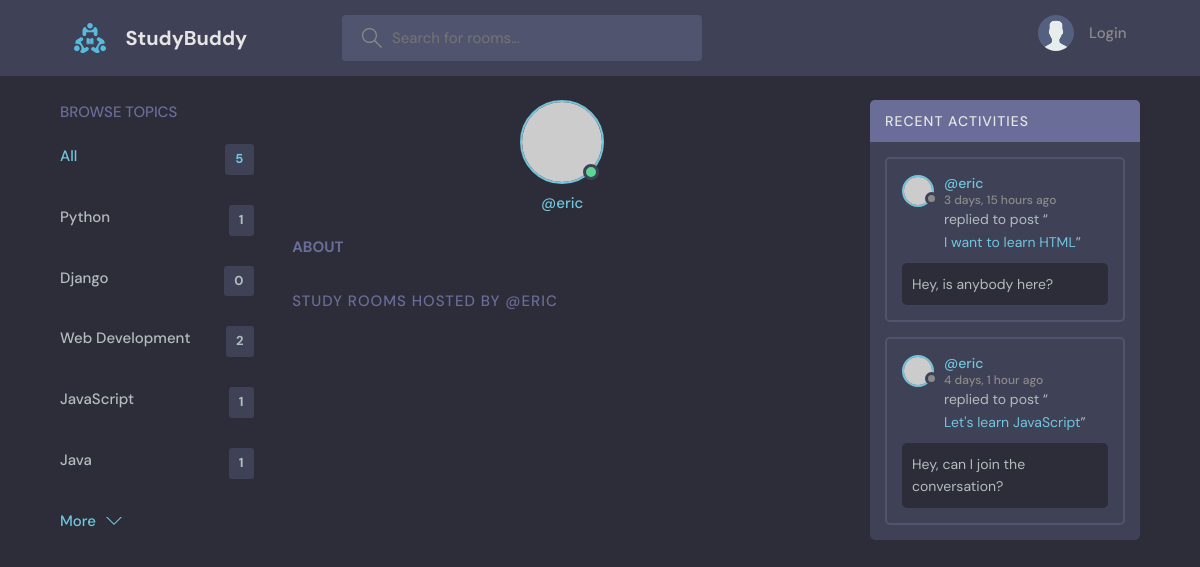
Screenshot of /profile/3/ with the database file from the repository.
### base/models.py (models this page shows, shortened)
class Topic(models.Model):
    name=models.CharField(max_length=200)

class Message (models.Model):
    user=models.ForeignKey(User, on_delete=models.CASCADE)
    room =models.ForeignKey(Room, on_delete=models.CASCADE)
    body=models.TextField()
    updated=models.DateTimeField(auto_now=True)
    created=models.DateTimeField(auto_now_add=True)
    class Meta:
        ordering=['-updated','-created']
    def __str__(self):
        return self.body[0:50]

class Room(models.Model):
    host = models.ForeignKey(User, on_delete=models.SET_NULL, null=True, blank=True)
    topic=models.ForeignKey(Topic, on_delete=models.SET_NULL, null=True, blank=True)
    name=models.CharField(max_length=200)
    description=models.TextField(null=True,blank=True)
    participants=models.ManyToManyField(User, related_name='participants',blank=True)
    updated=models.DateTimeField(auto_now=True)
    created=models.DateTimeField(auto_now_add=True)
    class Meta:
        ordering=['-updated','-created']
    def __str__(self):
        return self.name

### base/views.py (the view)
# urls.py: path('profile/<int:pk>/', views.userProfile, name='user-profile'),
def userProfile(request, pk):
    user = User.objects.get(id=pk)
    rooms = user.room_set.all()
    room_messages = user.message_set.all()
    topics = Topic.objects.all()
    context = {'user': user, 'rooms': rooms,
               'room_messages': room_messages, 'topics': topics}
    return render(request, 'base/profile.html', context)

### base/templates/base/profile.html (shortened to what this page needs)
{% extends 'main.html' %}
{% block content %}
<main class="profile-page layout layout--3">
  <div class="container">
    {% include 'base/topics_component.html' %}
    <div class="roomList">
      <div class="profile">
        <div class="profile__avatar">
          <div class="avatar avatar--large active">
            <img src="https://randomuser.me/api/portraits/women/11.jpg" />
          </div>
        </div>
        <div class="profile__info">
          <p>@{{user.username}}</p>
        </div>
        <div class="profile__about">
          <h3>About</h3>
        </div>
      </div>
      <div class="roomList__header">
        <div>
          <h2>Study Rooms Hosted by @{{user.username}}</a>
          </h2>
        </div>
      </div>
    </div>
    {% include 'base/activity_component.html' %}
  </div>
</main>
{% endblock content %}

### base/templates/base/topics_component.html
<div class="topics">
	<div class="topics__header">
		<h2>Browse Topics</h2>
	</div>
	<ul class="topics__list">
		<li>
			<a href="{% url 'home' %}" class="active">All <span>{{topics.count}}</span></a>
		</li>
		{% for topic in topics %}
		<li>
				<a href="{% url 'home' %}?q={{topic.name}}">{{topic.name}}<span>{{topic.room_set.all.count}}</span></a>
		</li>
		{% endfor %}
	</ul>
	<a class="btn btn--link" href="{% url 'topics' %}">
		More
		<svg version="1.1" xmlns="http://www.w3.org/2000/svg" width="32" height="32" viewBox="0 0 32 32">
			<title>chevron-down</title>
			<path d="M16 21l-13-13h-3l16 16 16-16h-3l-13 13z"></path>
		</svg>
	</a>
</div>

### base/templates/base/activity_component.html (shortened to what this page needs)
<div class="activities">
	<div class="activities__header">
		<h2>Recent Activities</h2>
	</div>
	{% for message in room_messages %}
	<div class="activities__box">
		<div class="activities__boxHeader roomListRoom__header">
			<a
				href="{% url 'user-profile' message.user.id %}"
				class="roomListRoom__author">
				<div class="avatar avatar--small">
					<img src="https://randomuser.me/api/portraits/women/11.jpg" />
				</div>
				<p>
					@{{message.user}}
					<span>{{message.created|timesince}} ago</span>
				</p>
			</a>
		</div>
		<div class="activities__boxContent">
			<p>
				replied to post “<a href="{% url 'room' message.room.id %}">{{message.room}}</a>”
			</p>
			<div class="activities__boxRoomContent">
				{{message.body}}
			</div>
		</div>
	</div>
	{% endfor %}
</div>

### rows the page displays
Topic: name "Python", room_set.all.count "1"
Topic: name "Django", room_set.all.count "0"
Topic: name "Web Development", room_set.all.count "2"
Topic: name "JavaScript", room_set.all.count "1"
Topic: name "Java", room_set.all.count "1"
Message: user "eric", created "3 days, 15 hours", room "I want to learn HTML", body "Hey, is anybody here?"
Message: user "eric", created "4 days, 1 hour", room "Let's learn JavaScript", body "Hey, can I join the conversation?"

### other values shown
{{ topics.count }} "5"
{{ user.username }} "eric"
{{ user.username }} "ERIC"
